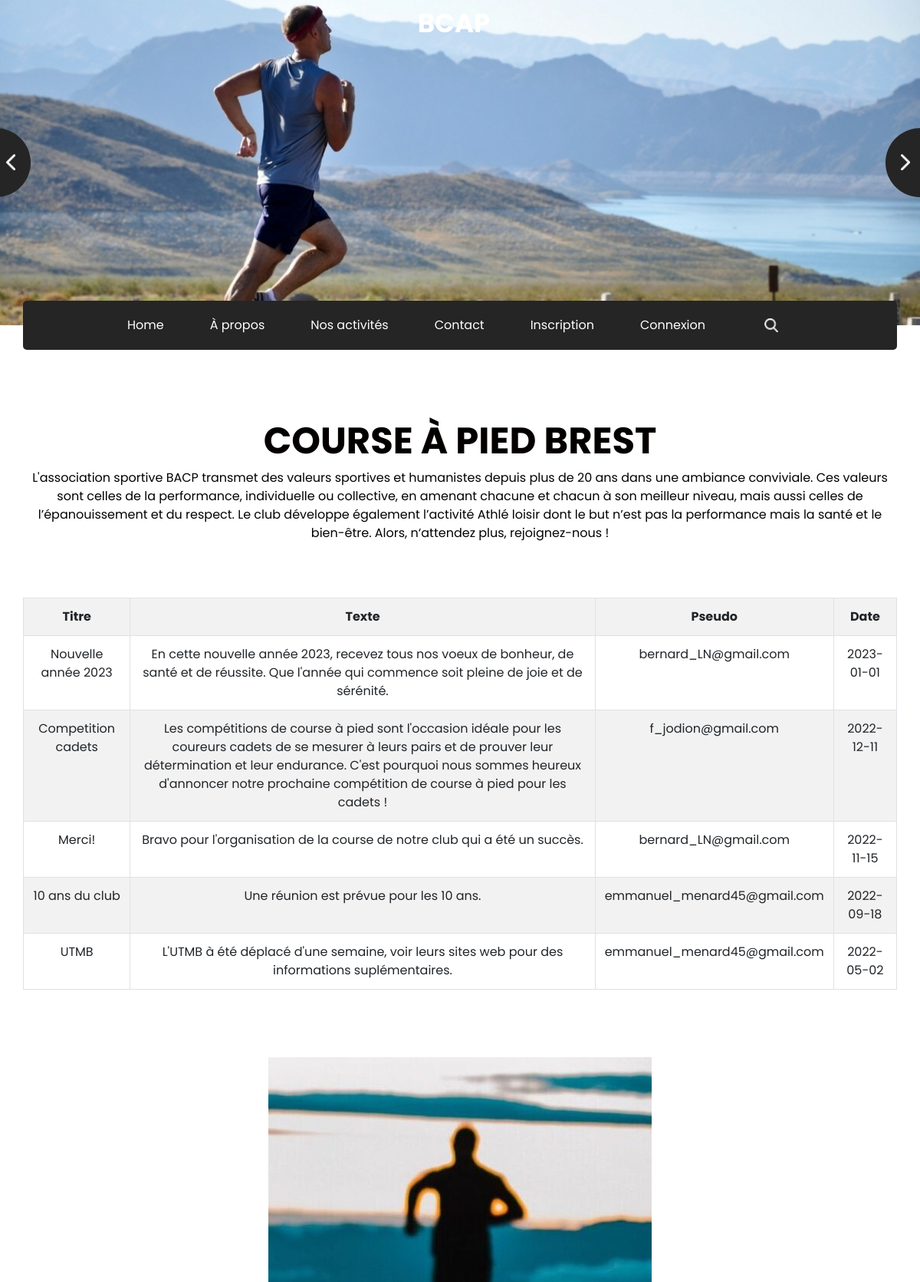
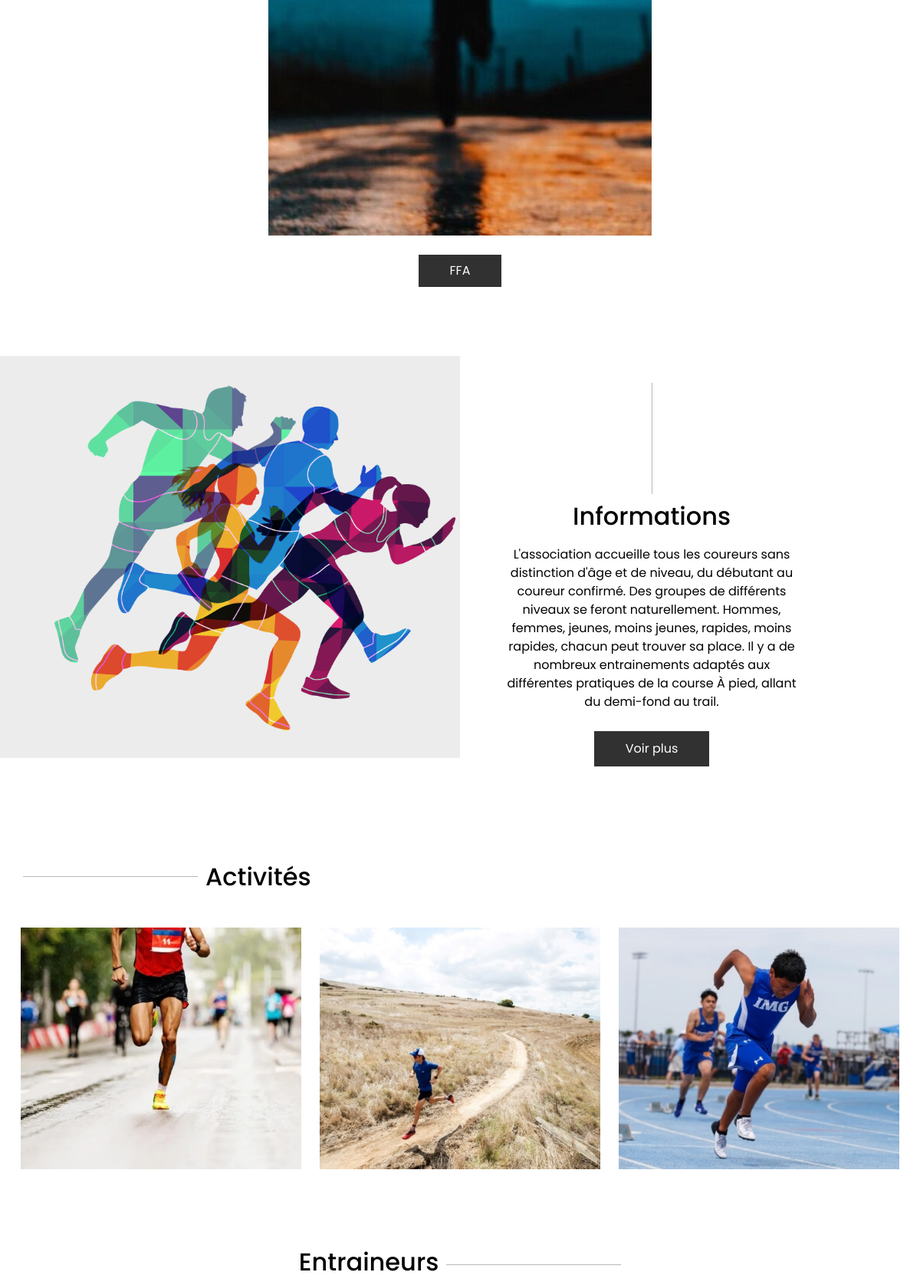
The page / (upper part) on the database its author committed (2 pictures, top to bottom).
### tables this page shows
CREATE TABLE `t_configuration_conf` (
  `conf_id` int(11) NOT NULL,
  `conf_nom` varchar(60) NOT NULL,
  `conf_description` varchar(500) NOT NULL,
  `conf_mot` varchar(500) NOT NULL,
  `conf_adresse_postale` varchar(150) NOT NULL,
  `conf_mail` varchar(200) NOT NULL,
  `conf_numero_telephone` char(12) NOT NULL
);

CREATE TABLE `t_actualite_act` (
  `act_id` int(11) NOT NULL,
  `act_titre` varchar(100) NOT NULL,
  `act_texte` varchar(500) NOT NULL,
  `act_date` date NOT NULL,
  `act_etat` char(1) NOT NULL,
  `cpt_pseudo` varchar(200) NOT NULL
);

### index.php (the view, shortened to what this page needs)
<!DOCTYPE html>
<html>
<head>
  <link rel="stylesheet" type="text/css" href="https://cdnjs.cloudflare.com/ajax/libs/OwlCarousel2/2.1.3/assets/owl.carousel.min.css" />
  <link rel="stylesheet" type="text/css" href="css/bootstrap.css" />
  <link href="css/style.css" rel="stylesheet" />
  <link href="css/responsive.css" rel="stylesheet" />
</head>
<body>
  <?php
  $mysqli = new mysqli('localhost', 'root', '', 'padlet');
  $requete = "SELECT * FROM t_configuration_conf;";
  $result1 = $mysqli->query($requete);
  $conf = $result1->fetch_assoc();
  ?>
  <div class="hero_area">
    <div class="brand_box">
      <a class="navbar-brand" href="index.php">
        <span>
          BCAP
        </span>
      </a>
    </div>
    <section class=" slider_section position-relative">
      <div id="carouselExampleControls" class="carousel slide " data-ride="carousel">
        <div class="carousel-inner">
          <div class="carousel-item active">
            <div class="img-box">
              <img src="images/cap1.jpg" alt="">
            </div>
          </div>
        </div>
        <a class="carousel-control-prev" href="#carouselExampleControls" role="button" data-slide="prev">
        </a>
        <a class="carousel-control-next" href="#carouselExampleControls" role="button" data-slide="next">
        </a>
      </div>
    </section>
  </div>
  <section class="nav_section">
    <div class="container">
      <div class="custom_nav2">
        <nav class="navbar navbar-expand custom_nav-container ">
          <div class="collapse navbar-collapse" id="navbarSupportedContent">
            <div class="d-flex  flex-column flex-lg-row align-items-center">
              <ul class="navbar-nav  ">
                <li class="nav-item active">
                  <a class="nav-link" href="index.php">Home <span class="sr-only">(current)</span></a>
                </li>
                <li class="nav-item">
                  <a class="nav-link" href="about.html">À propos </a>
                </li>
                <li class="nav-item">
                  <a class="nav-link" href="activite.php">Nos activités </a>
                </li>
                <li class="nav-item">
                  <a class="nav-link" href="contact.html">Contact</a>
                </li>
                <li class="nav-item">
                  <a class="nav-link" href="inscription.php">Inscription</a>
                </li>
                <li class="nav-item">
                  <a class="nav-link" href="session.php">Connexion</a>
                </li>
              </ul>
              <form class="form-inline my-2 my-lg-0 ml-0 ml-lg-4 mb-3 mb-lg-0">
                <button class="btn  my-2 my-sm-0 nav_search-btn" type="submit"></button>
              </form>
            </div>
          </div>
        </nav>
      </div>
    </div>
  </section>
  <section class="shop_section layout_padding">
    <div class="container">
      <div class="box">
        <div class="detail-box">
          <h2>
            <?php
            echo ($conf['conf_nom']);
            ?>
          </h2>
          <p>
            <?php
            echo ($conf['conf_mot']);
            ?>
          </p>
          <?php
          $requete = "SELECT * FROM t_actualite_act WHERE act_etat = 'P' ORDER BY act_date DESC LIMIT 5;";
          $result2 = $mysqli->query($requete);
          if ($result2 == false)
          {
            echo "Error: La requête a echoué \n";
            echo "Errno: " . $mysqli->errno . "\n";
            echo "Error: " . $mysqli->error . "\n";
            exit();
          } else
          {
            echo "<br />";
            echo "<br />";
            echo ('<br>');
            echo('<div class="table-responsive">');
            echo ('<table class="table table-striped table-bordered"><tr><th>Titre</th><th>Texte</th><th>Pseudo</th><th>Date</th></tr>');
            while ($actu = $result2->fetch_assoc()) {
              echo ('<tr>');
              echo ('<td>' . $actu['act_titre'] . '</td><td> ' . $actu['act_texte'] . '</td>');
              echo ('<td>' . $actu['cpt_pseudo'] . '</td><td>' . $actu['act_date'] . '</td>');
              echo ('</tr>');
            }
            echo ('</table>');
            echo('</div>');
          }
          ?>
          <br>
        </div>
        <br>
        <br>
        <div class="img-box">
          <img src="images/cap8.jpg" alt="">
        </div>
        <div class="btn-box">
          <a href="https://www.athle.fr/">
            FFA
          </a>
        </div>
      </div>
    </div>
  </section>
  <section class="about_section">
    <div class="container-fluid">
      <div class="row">
        <div class="col-md-6 px-0">
          <div class="img-box">
            <img src="images/logo.png" alt="">
          </div>
        </div>
        <div class="col-md-5">
          <div class="detail-box">
            <div class="heading_container">
              <h2>
                Informations
              </h2>
            </div>
            <p>
              <?php
              echo ($conf['conf_description']);
              ?>
            </p>
            <a href="about.html">
              Voir plus
            </a>
          </div>
        </div>
      </div>
    </div>
  </section>
  <section class="fruit_section layout_padding">
    <div class="container">
      <div class="heading_container">
        <hr>
        <h2>
          Activités
        </h2>
      </div>
    </div>
    <div class="container-fluid">
      <div class="fruit_container">
        <div class="box">
          <img src="images/cap7.jpg" alt="">
        </div>
        <div class="box">
          <img src="images/cap3.jpg" alt="">
        </div>
        <div class="box">
          <img src="images/cap2.jpg">
        </div>
      </div>
    </div>
  </section>
  <section class="client_section layout_padding-bottom">
    <div class="container ">
      <div class="heading_container">
        <h2>
          Entraineurs
        </h2>
        <hr>
      </div>
  </section>
  <?php
  exit();
  ?>

### css/responsive.css (style rules this page uses)
@media (min-width: 1200px) { .container { max-width: 1170px; } }

### rows shown on the page
t_configuration_conf: conf_nom "COURSE À PIED BREST", conf_mot "L'association sportive BACP transmet des valeurs sportives et humanistes depuis plus de 20 ans dans une ambiance conviviale. Ces valeurs sont celles de la performance, individuelle ou collective, en amenant chacune et chacun à son meilleur niveau, mais aussi celles de l’épanouissement et du respect. Le club développe également l’activité Athlé loisir dont le but n’est pas la performance mais la santé et le bien-être. Alors, n‘attendez plus, rejoignez-nous !", conf_description "L'association accueille tous les coureurs sans distinction d'âge et de niveau, du débutant au coureur confirmé. Des groupes de différents niveaux se feront naturellement. Hommes, femmes, jeunes, moins jeunes, rapides, moins rapides, chacun peut trouver sa place. Il y a de nombreux entrainements adaptés aux différentes pratiques de la course À pied, allant du demi-fond au trail."
t_actualite_act: act_titre "Nouvelle année 2023", act_texte "En cette nouvelle année 2023, recevez tous nos voeux de bonheur, de santé et de réussite. Que l'année qui commence soit pleine de joie et de sérénité.", cpt_pseudo "bernard_LN@gmail.com", act_date "2023-01-01"
t_actualite_act: act_titre "Competition cadets", act_texte "Les compétitions de course à pied sont l'occasion idéale pour les coureurs cadets de se mesurer à leurs pairs et de prouver leur détermination et leur endurance. C'est pourquoi nous sommes heureux d'annoncer notre prochaine compétition de course à pied pour les cadets !", cpt_pseudo "f_jodion@gmail.com", act_date "2022-12-11"
t_actualite_act: act_titre "Merci!", act_texte "Bravo pour l'organisation de la course de notre club qui a été un succès.", cpt_pseudo "bernard_LN@gmail.com", act_date "2022-11-15"
t_actualite_act: act_titre "10 ans du club", act_texte "Une réunion est prévue pour les 10 ans.", cpt_pseudo "emmanuel_menard45@gmail.com", act_date "2022-09-18"
t_actualite_act: act_titre "UTMB", act_texte "L'UTMB à été déplacé d'une semaine, voir leurs sites web pour des informations suplémentaires.", cpt_pseudo "emmanuel_menard45@gmail.com", act_date "2022-05-02"
